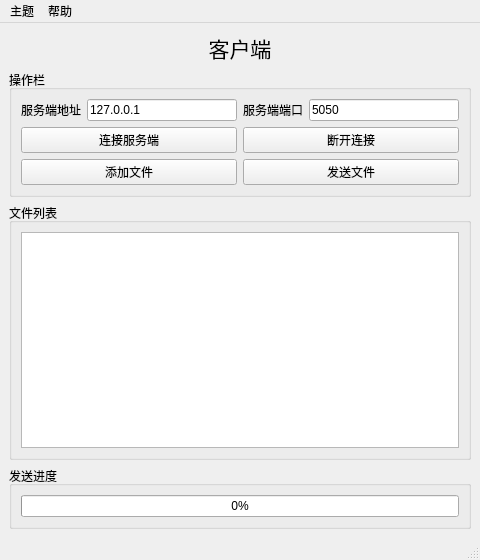
<?xml version="1.0" encoding="UTF-8"?>
<ui version="4.0">
 <class>MainWindow</class>
 <widget class="QMainWindow" name="MainWindow">
  <property name="geometry">
   <rect>
    <x>0</x>
    <y>0</y>
    <width>480</width>
    <height>560</height>
   </rect>
  </property>
  <property name="windowTitle">
   <string>MainWindow</string>
  </property>
  <widget class="QWidget" name="centralwidget">
   <layout class="QVBoxLayout" name="verticalLayout_4">
    <item>
     <widget class="QLabel" name="label">
      <property name="font">
       <font>
        <family>微软雅黑</family>
        <pointsize>16</pointsize>
       </font>
      </property>
      <property name="text">
       <string>客户端</string>
      </property>
      <property name="alignment">
       <set>Qt::AlignCenter</set>
      </property>
     </widget>
    </item>
    <item>
     <widget class="QGroupBox" name="groupBox">
      <property name="title">
       <string>操作栏</string>
      </property>
      <layout class="QVBoxLayout" name="verticalLayout">
       <item>
        <layout class="QHBoxLayout" name="horizontalLayout">
         <item>
          <widget class="QLabel" name="label_2">
           <property name="text">
            <string>服务端地址</string>
           </property>
          </widget>
         </item>
         <item>
          <widget class="QLineEdit" name="lineEditIP">
           <property name="styleSheet">
            <string notr="true"/>
           </property>
           <property name="text">
            <string>127.0.0.1</string>
           </property>
          </widget>
         </item>
         <item>
          <widget class="QLabel" name="label_3">
           <property name="text">
            <string>服务端端口</string>
           </property>
          </widget>
         </item>
         <item>
          <widget class="QLineEdit" name="lineEditPort">
           <property name="text">
            <string>5050</string>
           </property>
          </widget>
         </item>
        </layout>
       </item>
       <item>
        <layout class="QGridLayout" name="gridLayout">
         <item row="0" column="0">
          <widget class="QPushButton" name="btnConnect">
           <property name="text">
            <string>连接服务端</string>
           </property>
          </widget>
         </item>
         <item row="0" column="1">
          <widget class="QPushButton" name="btnDisconnect">
           <property name="text">
            <string>断开连接</string>
           </property>
          </widget>
         </item>
         <item row="1" column="0">
          <widget class="QPushButton" name="btnAdd">
           <property name="text">
            <string>添加文件</string>
           </property>
          </widget>
         </item>
         <item row="1" column="1">
          <widget class="QPushButton" name="btnSend">
           <property name="text">
            <string>发送文件</string>
           </property>
          </widget>
         </item>
        </layout>
       </item>
      </layout>
     </widget>
    </item>
    <item>
     <widget class="QGroupBox" name="groupBox_2">
      <property name="title">
       <string>文件列表</string>
      </property>
      <layout class="QVBoxLayout" name="verticalLayout_2">
       <item>
        <widget class="QListWidget" name="listWidget">
         <property name="mouseTracking">
          <bool>false</bool>
         </property>
         <property name="contextMenuPolicy">
          <enum>Qt::CustomContextMenu</enum>
         </property>
         <property name="frameShape">
          <enum>QFrame::StyledPanel</enum>
         </property>
         <property name="lineWidth">
          <number>0</number>
         </property>
         <property name="midLineWidth">
          <number>0</number>
         </property>
         <property name="selectionMode">
          <enum>QAbstractItemView::ExtendedSelection</enum>
         </property>
         <property name="selectionBehavior">
          <enum>QAbstractItemView::SelectItems</enum>
         </property>
        </widget>
       </item>
      </layout>
     </widget>
    </item>
    <item>
     <widget class="QGroupBox" name="groupBox_3">
      <property name="title">
       <string>发送进度</string>
      </property>
      <layout class="QVBoxLayout" name="verticalLayout_3">
       <item>
        <widget class="QProgressBar" name="progressBar">
         <property name="value">
          <number>0</number>
         </property>
        </widget>
       </item>
      </layout>
     </widget>
    </item>
   </layout>
  </widget>
  <widget class="QStatusBar" name="statusbar"/>
  <widget class="QMenuBar" name="menuBar">
   <property name="geometry">
    <rect>
     <x>0</x>
     <y>0</y>
     <width>480</width>
     <height>26</height>
    </rect>
   </property>
   <widget class="QMenu" name="theme">
    <property name="title">
     <string>主题</string>
    </property>
    <addaction name="actionDark"/>
    <addaction name="actionBlue"/>
    <addaction name="actionUbuntu"/>
    <addaction name="actionLight"/>
   </widget>
   <widget class="QMenu" name="menu">
    <property name="title">
     <string>帮助</string>
    </property>
    <addaction name="actionhelp"/>
   </widget>
   <addaction name="theme"/>
   <addaction name="menu"/>
  </widget>
  <action name="actionDark">
   <property name="text">
    <string>Dark</string>
   </property>
  </action>
  <action name="actionBlue">
   <property name="text">
    <string>Blue</string>
   </property>
  </action>
  <action name="actionUbuntu">
   <property name="text">
    <string>Ubuntu</string>
   </property>
  </action>
  <action name="actionLight">
   <property name="text">
    <string>Light</string>
   </property>
  </action>
  <action name="actionhelp">
   <property name="text">
    <string>使用说明</string>
   </property>
  </action>
 </widget>
 <resources/>
 <connections/>
</ui>
